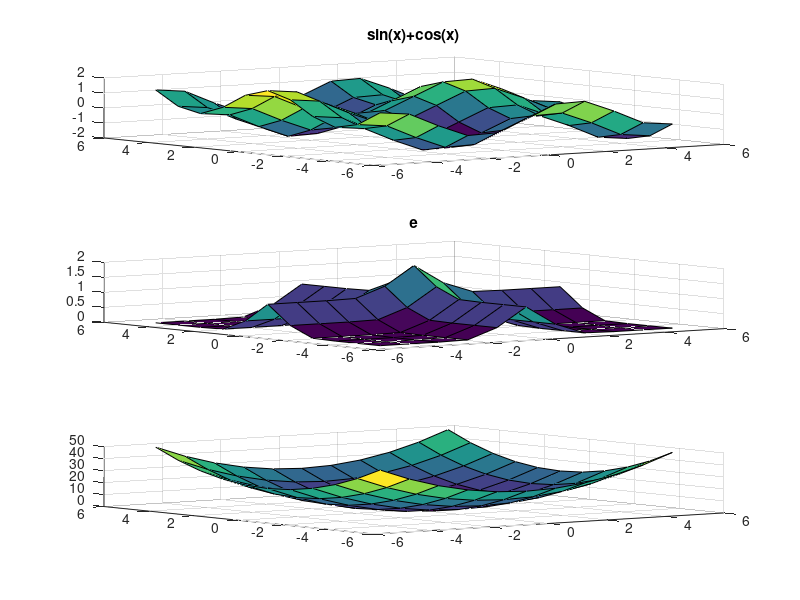

This chart was generated by the following MATLAB code:
[X,Y]=meshgrid(-5:5);
F_1=sin(X)+cos(Y);
F_2=exp(-1*X.^2)+exp(-1*(Y.^2));
F_3=X.^2+Y.^2;
figure(1)

subplot(3,1,1)
surf(X,Y,F_1)
title("sin(x)+cos(x)")

subplot(3,1,2)
surf(X,Y,F_2)
title("e")

subplot(3,1,3)
surf(X,Y,F_3)